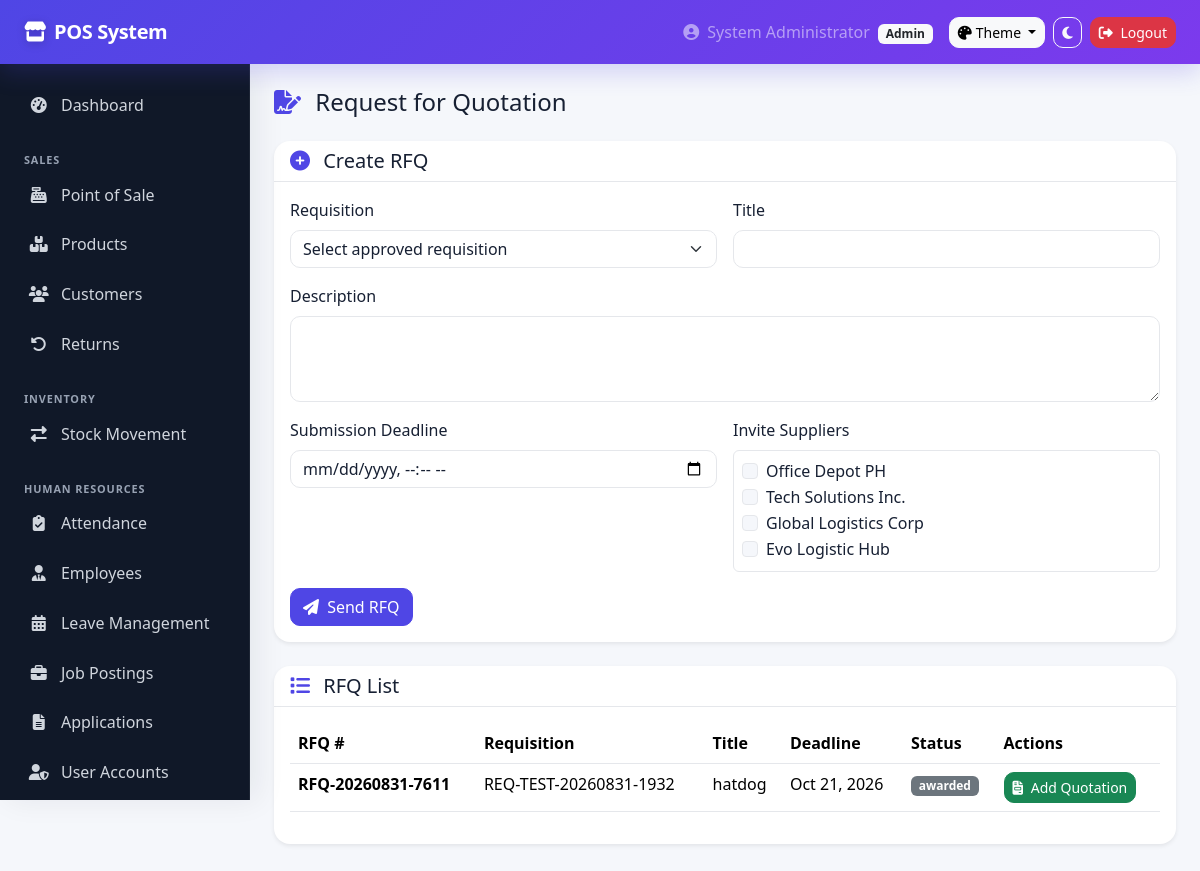
/modules/procurement/rfqs.php (signed in), run on the app's committed database.
### tables this page shows
CREATE TABLE `suppliers` (
  `id` int(11) NOT NULL,
  `supplier_code` varchar(50) NOT NULL,
  `company_name` varchar(100) NOT NULL,
  `contact_person` varchar(100) DEFAULT NULL,
  `email` varchar(100) DEFAULT NULL,
  `phone` varchar(20) DEFAULT NULL,
  `address` text DEFAULT NULL,
  `tax_id` varchar(50) DEFAULT NULL,
  `payment_terms` varchar(50) DEFAULT 'Net 30',
  `lead_time_days` int(11) DEFAULT 7,
  `rating` decimal(3,2) DEFAULT 0.00,
  `is_active` tinyint(1) DEFAULT 1,
  `created_at` timestamp NOT NULL DEFAULT current_timestamp()
);

CREATE TABLE `rfqs` (
  `id` int(11) NOT NULL,
  `rfq_number` varchar(50) NOT NULL,
  `requisition_id` int(11) DEFAULT NULL,
  `title` varchar(200) DEFAULT NULL,
  `description` text DEFAULT NULL,
  `submission_deadline` datetime DEFAULT NULL,
  `status` enum('draft','sent','evaluating','closed','awarded') DEFAULT 'draft',
  `procurement_officer_id` int(11) DEFAULT NULL,
  `created_at` timestamp NOT NULL DEFAULT current_timestamp()
);

CREATE TABLE `requisitions` (
  `id` int(11) NOT NULL,
  `req_number` varchar(50) NOT NULL,
  `requester_id` int(11) DEFAULT NULL,
  `department` varchar(100) DEFAULT NULL,
  `cost_centre` varchar(50) DEFAULT NULL,
  `description` text DEFAULT NULL,
  `estimated_value` decimal(12,2) DEFAULT NULL,
  `urgency` enum('low','medium','high','critical') DEFAULT 'medium',
  `status` enum('draft','pending_budget','budget_approved','budget_rejected','sourcing','completed') DEFAULT 'draft',
  `budget_owner_id` int(11) DEFAULT NULL,
  `finance_remarks` text DEFAULT NULL,
  `created_at` timestamp NOT NULL DEFAULT current_timestamp(),
  `updated_at` timestamp NOT NULL DEFAULT current_timestamp() ON UPDATE current_timestamp(),
  `budget_code` varchar(50) DEFAULT NULL,
  `budget_used` decimal(12,2) DEFAULT 0.00
);

### config/database.php (called while the page is built, shortened)
<?php
function hasPermission($permission) {
    if ((int)($_SESSION['role_id'] ?? 0) === 1 || (($_SESSION['role'] ?? '') === 'Admin')) return true;
    return isset($_SESSION['permissions']) && is_array($_SESSION['permissions']) && in_array($permission, $_SESSION['permissions'], true);
}

### modules/procurement/rfqs.php (the view, shortened to what this page needs)
<?php
require_once '../../config/database.php';
$db = getDB();
$suppliers = $db->query("SELECT id, company_name FROM suppliers WHERE is_active = 1")->fetchAll();
$rfqs = $db->query("
    SELECT r.*, req.req_number, u.full_name as officer
    FROM rfqs r
    JOIN requisitions req ON r.requisition_id = req.id
    JOIN users u ON r.procurement_officer_id = u.id
    ORDER BY r.created_at DESC
")->fetchAll();
?>
<!DOCTYPE html>
<html lang="en" data-bs-theme="light" data-pos-theme="light" data-pos-palette="indigo">
<head>
    <link href="<?php echo BASE_PATH; ?>assets/vendor/bootstrap/bootstrap.min.css?v=20260913" rel="stylesheet">
    <link rel="stylesheet" href="<?php echo BASE_PATH; ?>assets/vendor/fontawesome/all.min.css?v=20260913">
    <link rel="stylesheet" href="<?php echo BASE_PATH; ?>assets/css/custom.css?v=20260913">
</head>
<body>
    <?php include BASE_PATH . 'includes/header.php'; ?>
    <div class="d-flex">
        <?php include BASE_PATH . 'includes/sidebar.php'; ?>
        <div class="main-content flex-grow-1 p-4">
            <h4 class="mb-4"><i class="fas fa-file-signature me-2 text-primary"></i> Request for Quotation</h4>
            <?php if (hasPermission('manage_rfqs') && !isset($_GET['add_quotation'])): ?>
            <div class="card border-0 shadow-sm mb-4">
                <div class="card-header bg-transparent">
                    <h5 class="mb-0"><i class="fas fa-plus-circle me-2 text-primary"></i> Create RFQ</h5>
                </div>
                <div class="card-body">
                    <form method="POST">
                        <div class="row g-3">
                            <div class="col-md-6">
                                <label class="form-label">Requisition</label>
                                <select name="requisition_id" class="form-select" required>
                                    <option value="">Select approved requisition</option>
                                </select>
                            </div>
                            <div class="col-md-6">
                                <label class="form-label">Title</label>
                                <input type="text" name="title" class="form-control" required>
                            </div>
                            <div class="col-12">
                                <label class="form-label">Description</label>
                                <textarea name="description" class="form-control" rows="3" required></textarea>
                            </div>
                            <div class="col-md-6">
                                <label class="form-label">Submission Deadline</label>
                                <input type="datetime-local" name="submission_deadline" class="form-control" required>
                            </div>
                            <div class="col-md-6">
                                <label class="form-label">Invite Suppliers</label>
                                <div class="border p-2 rounded" style="max-height:150px;overflow-y:auto;">
                                    <?php foreach($suppliers as $sup): ?>
                                    <div class="form-check">
                                        <input class="form-check-input" type="checkbox" name="suppliers[]" value="<?php echo $sup['id']; ?>" id="sup-<?php echo $sup['id']; ?>">
                                        <label class="form-check-label" for="sup-<?php echo $sup['id']; ?>"><?php echo $sup['company_name']; ?></label>
                                    </div>
                                    <?php endforeach; ?>
                                </div>
                            </div>
                            <div class="col-12">
                                <button type="submit" name="create_rfq" class="btn btn-primary">
                                    <i class="fas fa-paper-plane me-1"></i> Send RFQ
                                </button>
                            </div>
                        </div>
                    </form>
                </div>
            </div>
            <?php endif; ?>
            <div class="card border-0 shadow-sm mb-4">
                <div class="card-header bg-transparent">
                    <h5 class="mb-0"><i class="fas fa-list me-2 text-primary"></i> RFQ List</h5>
                </div>
                <div class="card-body table-responsive">
                    <table class="table table-hover">
                        <thead>
                            <tr>
                                <th>RFQ #</th>
                                <th>Requisition</th>
                                <th>Title</th>
                                <th>Deadline</th>
                                <th>Status</th>
                                <th>Actions</th>
                            </tr>
                        </thead>
                        <tbody>
                            <?php foreach($rfqs as $rfq): ?>
                            <tr>
                                <td><strong><?php echo $rfq['rfq_number']; ?></strong></td>
                                <td><?php echo $rfq['req_number']; ?></td>
                                <td><?php echo $rfq['title']; ?></td>
                                <td><?php echo date('M d, Y', strtotime($rfq['submission_deadline'])); ?></td>
                                <td>
                                    <span class="badge bg-<?php echo $rfq['status'] === 'sent' ? 'primary' : ($rfq['status'] === 'evaluating' ? 'warning' : 'secondary'); ?>">
                                        <?php echo $rfq['status']; ?>
                                    </span>
                                </td>
                                <td>
                                    <a href="?add_quotation=<?php echo $rfq['id']; ?>" class="btn btn-sm btn-success">
                                        <i class="fas fa-file-invoice me-1"></i> Add Quotation
                                    </a>
                                </td>
                            </tr>
                            <?php endforeach; ?>
                        </tbody>
                    </table>
                </div>
            </div>
        </div>
    </div>
</body>
</html>

### assets/css/custom.css (style rules this page uses)
:root { --pos-primary: #4f46e5; --pos-primary-rgb: 79,70,229; --pos-primary-2: #7c3aed; --pos-accent: #06b6d4; --pos-bg: #f5f7fb; --pos-surface: #ffffff; --pos-surface-2: #f8fafc; --pos-border: #e5e7eb; --pos-text: #172033; --pos-muted: #6b7280; --pos-sidebar: #101828; --pos-sidebar-text: #d0d5dd; --pos-shadow: 0 10px 30px rgba(15, 23, 42, .08); --pos-radius: 16px; --pos-transition: 260ms cubic-bezier(.2,.8,.2,1); }
html[data-pos-palette="indigo"] { --pos-primary:#4f46e5; --pos-primary-rgb:79,70,229; --pos-primary-2:#7c3aed; }
html { scroll-behavior:smooth; }
body { background: var(--pos-bg); color: var(--pos-text); transition: background-color var(--pos-transition), color var(--pos-transition); }
:root, html[data-pos-theme="dark"] { --bs-primary: var(--pos-primary); --bs-primary-rgb: var(--pos-primary-rgb); --bs-link-color: var(--pos-primary); --bs-link-hover-color: var(--pos-primary-2); --bs-body-bg: var(--pos-bg); --bs-body-color: var(--pos-text); --bs-border-color: var(--pos-border); }
.text-primary { color: var(--pos-primary) !important; }
.btn-primary { --bs-btn-bg: var(--pos-primary); --bs-btn-border-color: var(--pos-primary); --bs-btn-hover-bg: var(--pos-primary-2); --bs-btn-hover-border-color: var(--pos-primary-2); --bs-btn-active-bg: var(--pos-primary-2); --bs-btn-active-border-color: var(--pos-primary-2); }
.main-content { min-width: 0; padding-bottom: 2.5rem !important; }
.card, .modal-content, .dropdown-menu, .offcanvas { background-color: var(--pos-surface); color: var(--pos-text); border-color: var(--pos-border) !important; border-radius: var(--pos-radius) !important; box-shadow: var(--pos-shadow); }
.card { overflow: hidden; transition: transform var(--pos-transition), box-shadow var(--pos-transition), background-color var(--pos-transition); }
.card-header, .card-footer { border-color: var(--pos-border) !important; }
.card-header.bg-transparent { background: transparent !important; }
.form-control, .form-select, .input-group-text { background-color: var(--pos-surface) !important; color: var(--pos-text) !important; border-color: var(--pos-border) !important; border-radius: 10px; }
.table { --bs-table-bg: transparent; color: var(--pos-text); }
.table > :not(caption) > * > * { border-bottom-color: var(--pos-border); }
.btn { border-radius: 10px; transition: transform var(--pos-transition), box-shadow var(--pos-transition), background-color var(--pos-transition); }
*, *::before, *::after { transition-property: background-color, border-color, color, box-shadow; transition-duration: 180ms; transition-timing-function: ease; }
.main-content { min-width:0;min-height:calc(100vh - 56px) }
:root { --pos-sidebar-expanded: 250px; --pos-sidebar-collapsed: 78px; --pos-topbar-height: 64px; }

### data on the page
suppliers: company_name "Office Depot PH"
suppliers: company_name "Tech Solutions Inc."
suppliers: company_name "Global Logistics Corp"
suppliers: company_name "Evo Logistic Hub"
rfqs: rfq_number "RFQ-20260831-7611", requisition.req_number "REQ-TEST-20260831-1932", title "hatdog", submission_deadline "Oct 21, 2026", status "awarded"

### other printed values
$siteTitle "POS System"
$_SESSION['full_name'] "System Administrator"
$_SESSION['role'] "Admin"
